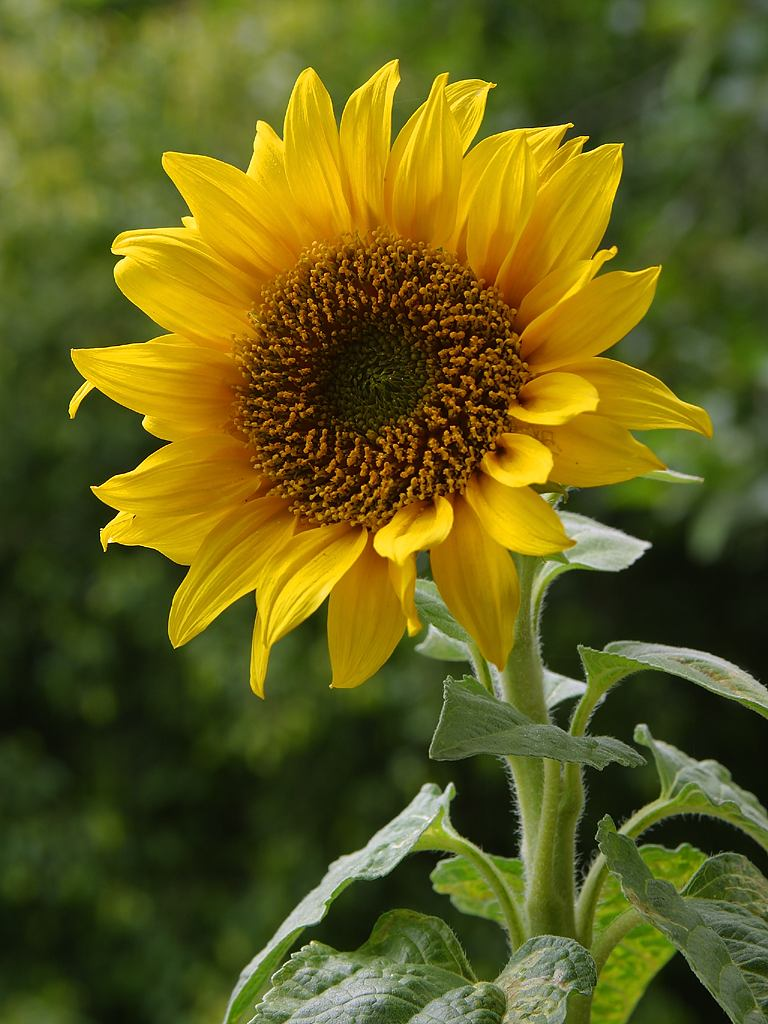
#> input picture 11.canny_edge_detection/images/sunflower.jpg, 768 x 1024 px
$ python run.py
#> lines starting #> are read from the running program, lines starting #| are printed output that depends on the picture; after the words box and inside, x2 and y2 are one past the last pixel; in counts of white or black regions, pixels touching at a corner belong together
import cv2
import matplotlib.pyplot as plt

# Sunflower

image = cv2.imread('images/sunflower.jpg')
#> image is the input picture: shape (1024, 768, 3); mean B, G, R 27.4, 94.7, 98.3

image = cv2.cvtColor(image, cv2.COLOR_BGR2RGB)

plt.imshow(image)
plt.show()

gray = cv2.cvtColor(image, cv2.COLOR_RGB2GRAY)
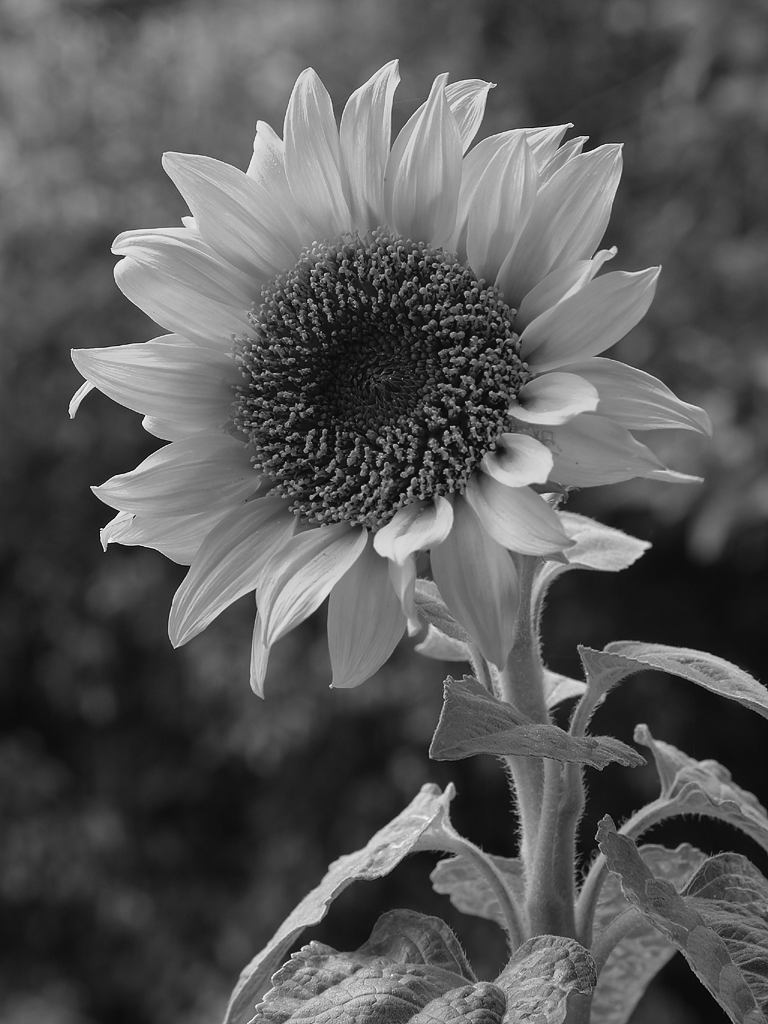
#> gray: shape (1024, 768); min 1, max 253, mean 88.1

# Better to have 1:2 or 1:3 ratio for lower:upper
lower = 100
upper = 200

edges = cv2.Canny(gray, lower, upper)
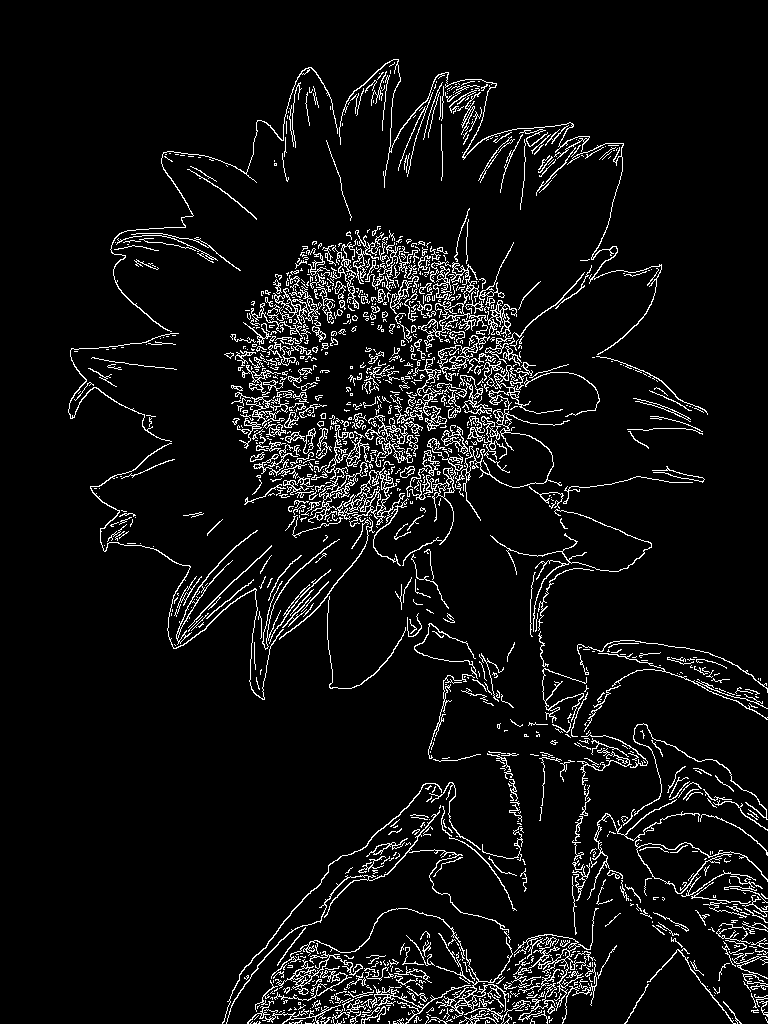
#> edges: shape (1024, 768); 6.3% white in thin lines or dots, all inside (x1, y1, x2, y2) = (68, 59, 768, 1024)

plt.figure(figsize=(20, 10))
plt.imshow(edges, cmap='gray')
plt.show()

# Brain MR

image = cv2.imread('images/brain_MR.jpg')
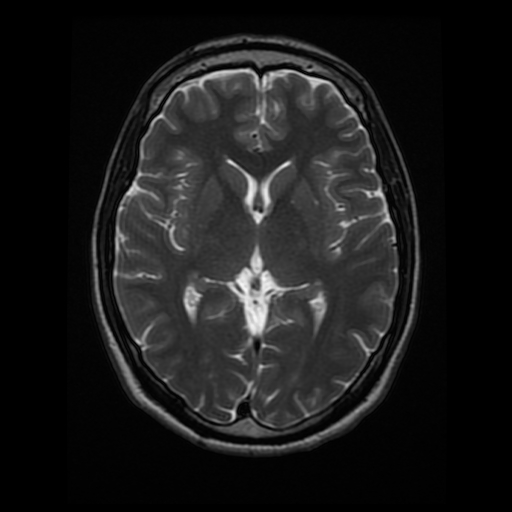
#> input picture 11.canny_edge_detection/images/brain_MR.jpg, 512 x 512 px
#> image is the input picture: shape (512, 512, 3); min 0, max 247, mean 26.9

image = cv2.cvtColor(image, cv2.COLOR_BGR2RGB)

gray = cv2.cvtColor(image, cv2.COLOR_RGB2GRAY)
#> gray: shape (512, 512)

plt.imshow(gray, cmap='gray')
plt.show()

# Canny Thresholds
wide = cv2.Canny(gray, 30, 100)
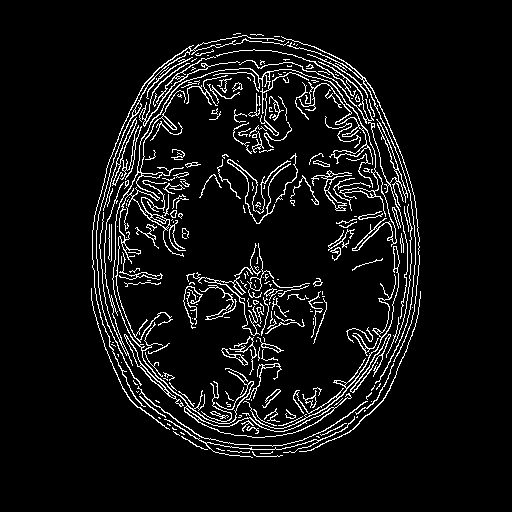
#> wide: shape (512, 512); 6.9% white in thin lines or dots, all inside (x1, y1, x2, y2) = (91, 33, 421, 458)
tight = cv2.Canny(gray, 200, 240)
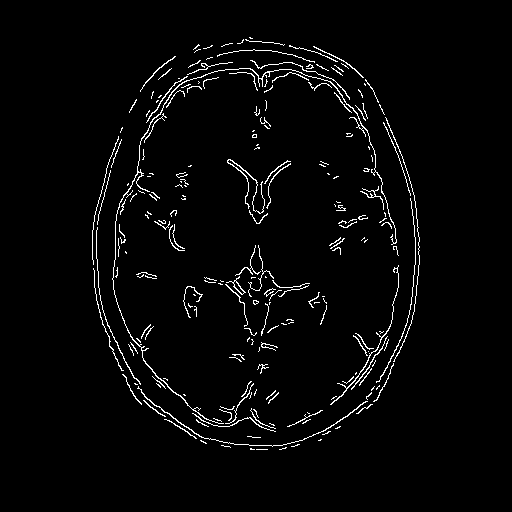
#> tight: shape (512, 512); 2.8% white in thin lines or dots, all inside (x1, y1, x2, y2) = (92, 37, 420, 450)

f, (ax1, ax2) = plt.subplots(1, 2, figsize=(20, 10))

ax1.set_title('wide')
ax1.imshow(wide, cmap='gray')

ax2.set_title('tight')
ax2.imshow(tight, cmap='gray')
plt.show()
